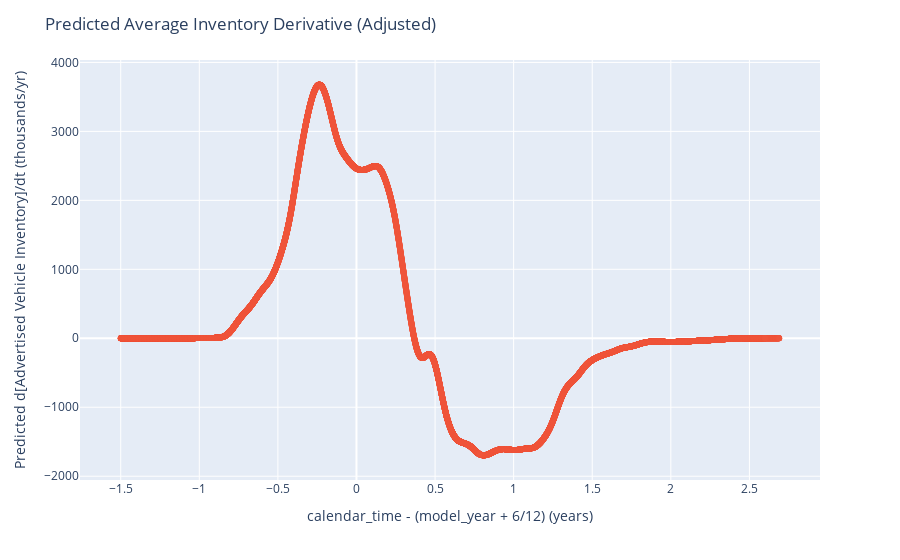

Notebook cell for this chart:
### Markdown cell above
Now, adjust for the fact that in recent years, model years have been released earlier and earlier.  See [link](https://en.wikipedia.org/wiki/Model_year#:~:text=Model%20year%20followed%20with%20calendar,that%20the%20vehicle%20was%20manufactured.).

In 1935, the derivative of inventory can become positive at `calendar_time - (model_year + 6/12) = -0.417`.  In 1965, the derivative of inventory can become positive at `calendar_time - (model_year + 6/12) = -1.167`.

### Code cell
fig = px.scatter()
fig.add_scatter(
    x=(mixed_years_2
        .select("yr_diff")
        .to_series()
        + 0.5
    ),
    y=predicted_inventory_derivative,
    mode="markers",
    name=f"{yr}"
)

fig.update_layout(
    title=dict(text="Predicted Average Inventory Derivative (Adjusted)"),
    xaxis=dict(
        title=dict(
            text="calendar_time - (model_year + 6/12) (years)"
        )
    ),
    yaxis=dict(
        title=dict(
            text="Predicted d[Advertised Vehicle Inventory]/dt (thousands/yr)"
        )
    )
)

# Show the figure
fig.show()

### Figure 1 — Plotly figure (JSON) as saved in the notebook; plotly's stock layout.template omitted (floating-point values rounded to 4 significant figures; data arrays with more than 128 entries replaced by an {"elided": "..."} marker saying what was removed)
{"data": [{"hovertemplate": "<extra></extra>", "legendgroup": "", "marker": {"color": "#636efa", "symbol": "circle"}, "mode": "markers", "name": "", "orientation": "v", "showlegend": false, "type": "scatter", "xaxis": "x", "yaxis": "y"}, {"mode": "markers", "name": "2025", "type": "scatter", "x": {"elided": "11925 float values"}, "y": {"elided": "11925 float values"}}], "layout": {"legend": {"tracegroupgap": 0}, "margin": {"t": 60}, "title": {"text": "Predicted Average Inventory Derivative (Adjusted)"}, "xaxis": {"anchor": "y", "domain": [0, 1], "title": {"text": "calendar_time - (model_year + 6/12) (years)"}}, "yaxis": {"anchor": "x", "domain": [0, 1], "title": {"text": "Predicted d[Advertised Vehicle Inventory]/dt (thousands/yr)"}}}}
